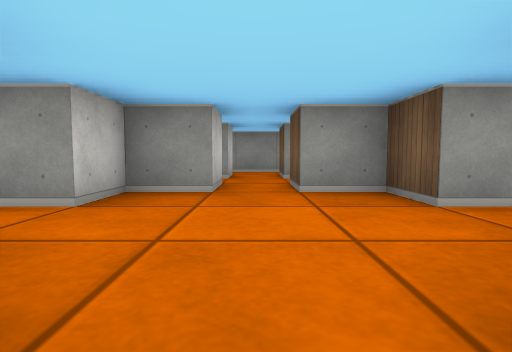
view 1 (above)

18 first-person views from a walk through a cub3D level. The camera is about half as high as the walls, tilts 4° down and sees 80° across. The floor is counted in squares. Each view is taken from the middle of a square. On the plan, view 1 faces up. The plan holds only what a view shows up to about 9 squares ahead; the rest is blank.

view 2
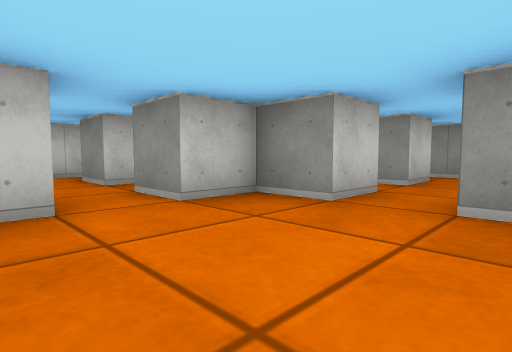

view 3
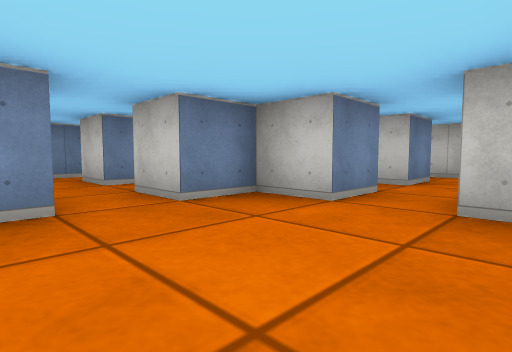

view 4
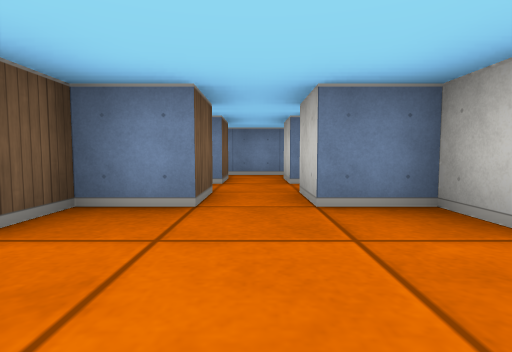

view 5
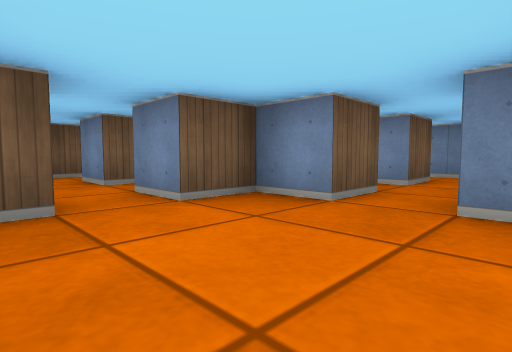

view 6
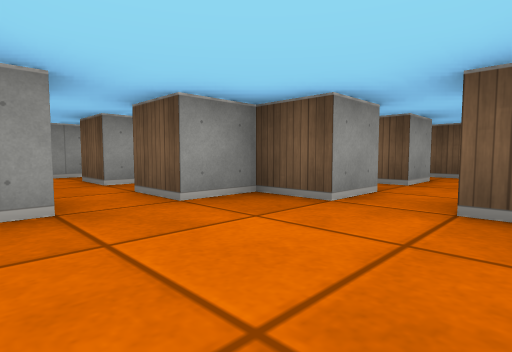

view 7
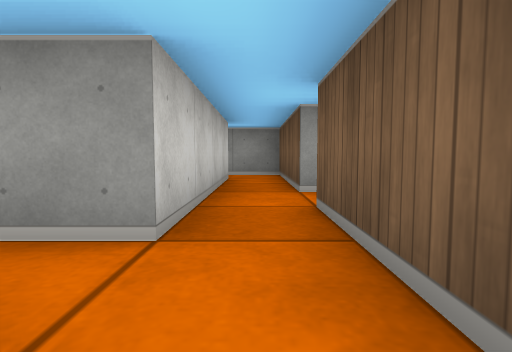

view 8
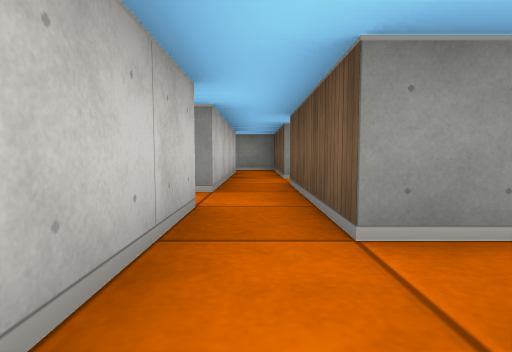

view 9
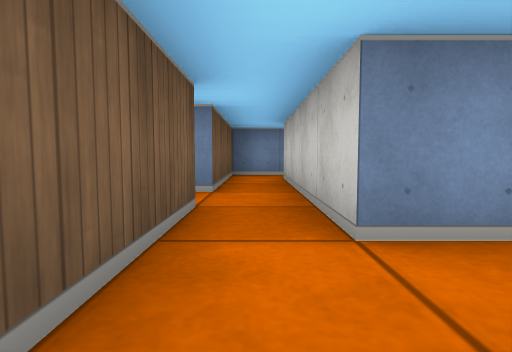

view 10
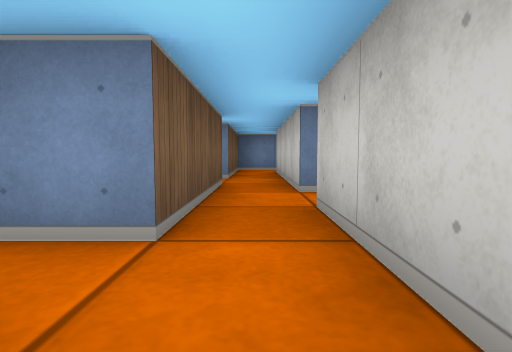

view 11
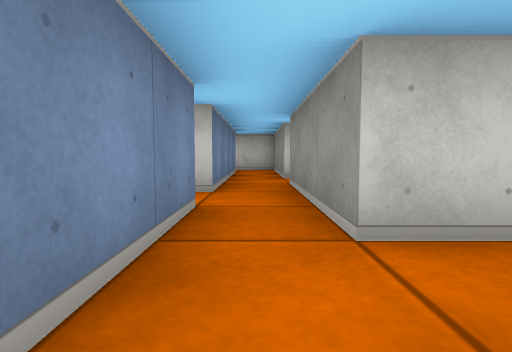

view 12
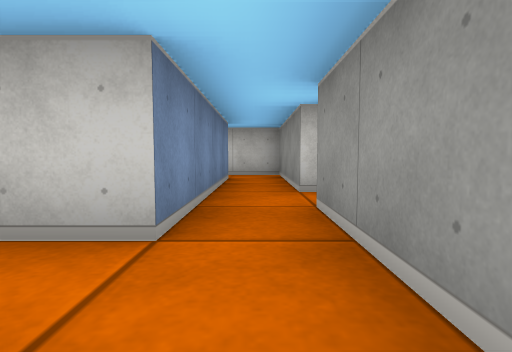

view 13
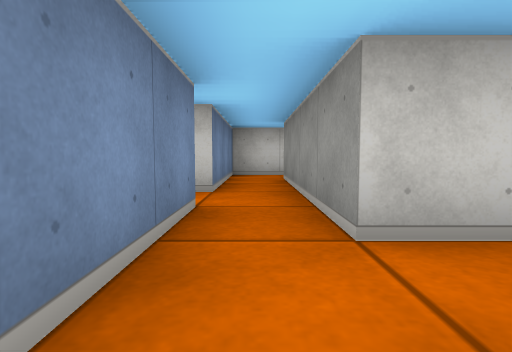

view 14
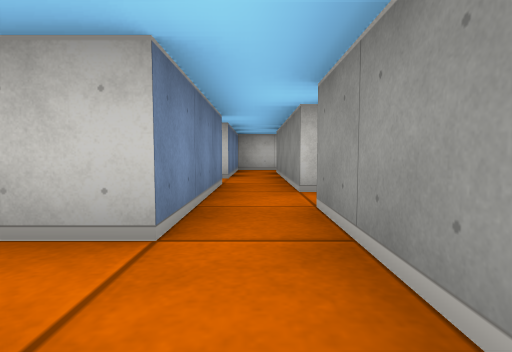

view 15
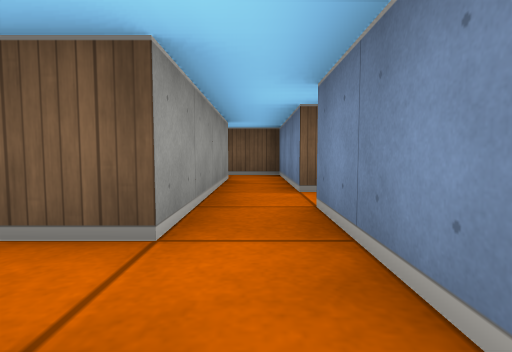

view 16
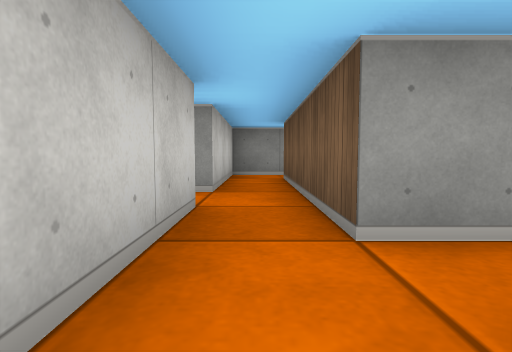

view 17
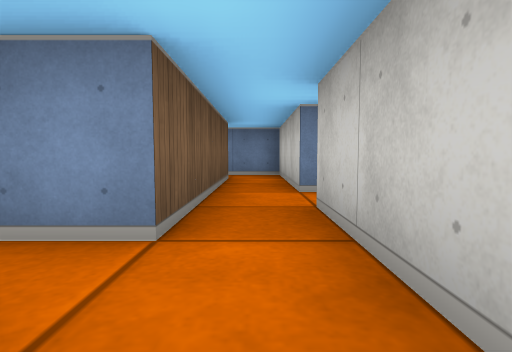

view 18
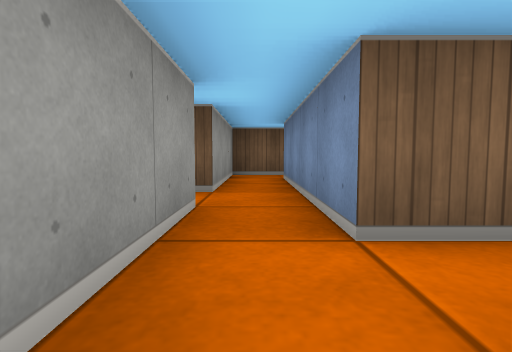

### Floor plan
Points are (right, up) in squares from view 1. A wall is a line through its corners. A room is listed if a view was taken in it or the views show most of it. See-through windows are left out.
Room 1 (views 1, 2, 3, 4, 5, 6)
walls: (-1.5, 1.5) (-1.5, 0.5) (-0.5, 0.5) (-0.5, -0.5); (-0.5, 3.5) (-1.5, 3.5) (-1.5, 2.5); (0.5, -0.6) (0.5, 0.5) (1.5, 0.5) (1.5, 1.5) (2.5, 1.5); (2.6, 2.5) (1.5, 2.5) (1.5, 3.5) (0.5, 3.5)
ways out: opening at (0, 4) to room 15; opening at (-2, 2) to room 16; opening at (2, 2) to room 17; opening at (0, 0) to room 19
Room 2 (view 7)
walls: (4.5, 1.5) (4.5, 0.5); (5.5, 0.5) (5.5, 2.5)
ways out: opening at (5, 1) to room 3; opening at (5, 3) to room 4; opening at (4, 2) to room 17
Room 3 (view 8)
walls: (4.5, 0.5) (4.5, -2.5); (5.5, -2.5) (5.5, -0.5); (6.4, 0.5) (5.5, 0.5)
ways out: opening at (5, 1) to room 2; opening at (5, -1.5) to room 21; opening at (6, 0)
Room 4 (view 9)
walls: (4.5, 4.5) (4.5, 2.5); (5.5, 2.5) (5.5, 3.5) (6.4, 3.5)
ways out: opening at (5, 3) to room 2; opening at (5, 5.5) to room 5; opening at (6, 4)
Room 5 (view 10)
walls: (4.5, 6.5) (4.5, 4.5); (5.5, 4.5) (5.5, 7.5) (4.5, 7.5)
ways out: opening at (5, 5.5) to room 4; opening at (3.5, 7) to room 6
Room 6 (view 11)
walls: (1.5, 6.5) (4.5, 6.5); (4.5, 7.5) (2.5, 7.5)
ways out: opening at (3.5, 7) to room 5; opening at (1, 7) to room 7; opening at (2, 8)
Room 7 (view 12)
walls: (-0.5, 6.5) (-0.5, 5.5); (0.5, 5.5) (0.5, 6.5) (1.5, 6.5); (1.5, 7.5) (-0.5, 7.5)
ways out: opening at (1, 7) to room 6; opening at (-1, 7) to room 13; opening at (0, 6) to room 15
Room 8 (view 13)
walls: (-0.5, -3.5) (1.5, -3.5); (1.5, -2.5) (0.5, -2.5)
ways out: opening at (1, -3) to room 9; opening at (-1, -3) to room 10; opening at (0, -2) to room 19
Room 9 (view 14)
walls: (2.5, -3.5) (4.5, -3.5); (1.5, -3.5) (1.5, -4.4); (4.5, -2.5) (1.5, -2.5)
ways out: opening at (1, -3) to room 8; opening at (3.5, -3) to room 21; opening at (2, -4)
Room 10 (view 15)
walls: (-1.5, -3.5) (-0.5, -3.5); (-0.5, -2.5) (-2.5, -2.5)
ways out: opening at (-1, -3) to room 8; opening at (-3.5, -3) to room 20; opening at (-2, -4)
Room 11 (view 16)
walls: (-5.5, 2.5) (-5.5, 0.5); (-4.5, 0.5) (-4.5, 1.5) (-3.5, 1.5); (-3.5, 2.5) (-4.5, 2.5)
ways out: opening at (-5, 3) to room 12; opening at (-4, 2) to room 16; opening at (-5, 1) to room 18
Room 12 (view 17)
walls: (-5.5, 3.5) (-5.5, 2.5); (-4.5, 2.5) (-4.5, 4.5)
ways out: opening at (-5, 3) to room 11; opening at (-5, 5.5) to room 14; opening at (-6, 4)
Room 13 (view 18)
walls: (-2.5, 6.5) (-0.5, 6.5); (-0.5, 7.5) (-1.5, 7.5)
ways out: opening at (-1, 7) to room 7; opening at (-3.5, 7) to room 14; opening at (-2, 8)
Room 14 (no view inside)
walls: (-2.5, 7.5) (-5.5, 7.5) (-5.5, 4.5); (-4.5, 4.5) (-4.5, 6.5) (-2.5, 6.5)
ways out: opening at (-5, 5.5) to room 12; opening at (-3.5, 7) to room 13
Room 15 (no view inside)
walls: (1, 5.5) (0.5, 5.5); (-0.5, 4.6) (-0.5, 3.5); (0.5, 3.5) (0.5, 4.5)
ways out: opening at (0, 4) to room 1; opening at (0, 6) to room 7; opening at (-1.5, 5); opening at (1.5, 5)
Room 16 (no view inside)
walls: (-2.6, 1.5) (-1.5, 1.5); (-3.5, 1.5) (-3.5, 1); (-1.5, 2.5) (-2.5, 2.5)
ways out: opening at (-2, 2) to room 1; opening at (-4, 2) to room 11; opening at (-3, 0.5); opening at (-3, 3.5)
Room 17 (no view inside)
walls: (3.5, 1) (3.5, 1.5) (4.5, 1.5); (4.5, 2.5) (3.5, 2.5)
ways out: opening at (2, 2) to room 1; opening at (4, 2) to room 2; opening at (3, 0.5); opening at (3, 3.5)
Room 18 (no view inside)
walls: (-5.5, -0.5) (-5.5, -2.5); (-4.5, -2.5) (-4.5, 0.5)
ways out: opening at (-5, 1) to room 11; opening at (-5, -1.5) to room 20; opening at (-6, 0)
Room 19 (no view inside)
walls: (-0.5, -1.5) (-0.5, -2.5); (0.5, -2.5) (0.5, -1.5) (1, -1.5)
ways out: opening at (0, 0) to room 1; opening at (0, -2) to room 8; opening at (-1.5, -1); opening at (1.5, -1)
Room 20 (no view inside)
walls: (-5.5, -2.5) (-5.5, -3.5) (-2.5, -3.5); (-2.5, -2.5) (-4.5, -2.5)
ways out: opening at (-3.5, -3) to room 10; opening at (-5, -1.5) to room 18
Room 21 (no view inside)
walls: (4.5, -3.5) (5.5, -3.5) (5.5, -2.5)
ways out: opening at (5, -1.5) to room 3; opening at (3.5, -3) to room 9

Positions as (right, up) in squares from view 1, and headings:
1: (0, 0), facing up
2: (1, 1), facing up-left
3: (1, 3), facing down-left
4: (0, 3), facing down
5: (-1, 3), facing down-right
6: (-1, 1), facing up-right
7: (5, 1), facing up
8: (5, -1), facing up
9: (5, 3), facing down
10: (5, 5), facing down
11: (3, 7), facing left
12: (1, 7), facing left
13: (1, -3), facing left
14: (3, -3), facing left
15: (-1, -3), facing right
16: (-5, 1), facing up
17: (-5, 3), facing down
18: (-1, 7), facing right
